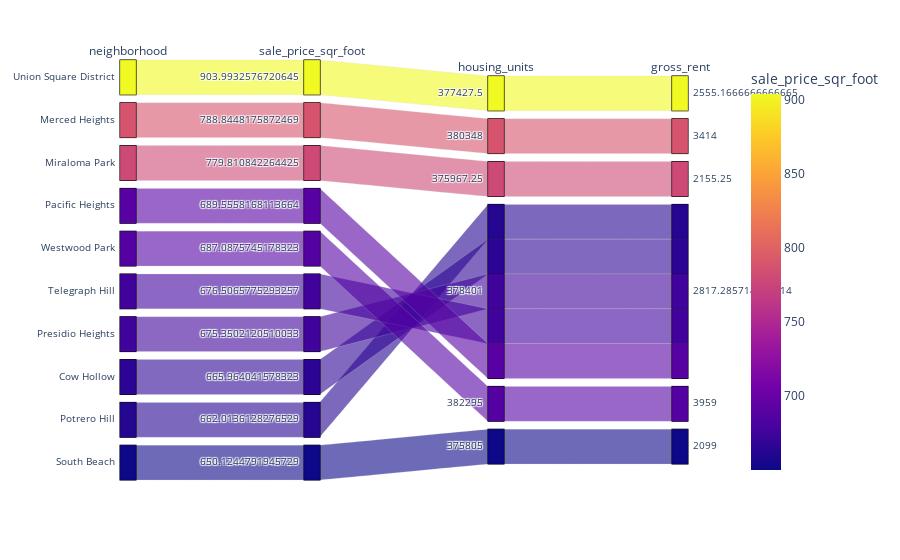

Here is the notebook cell this chart was saved with:
### Code cell
# Parallel Categories Plot
# YOUR CODE HERE!
px.parallel_categories(top_10, dimensions=[top_10.index,'sale_price_sqr_foot','housing_units','gross_rent'], color='sale_price_sqr_foot')

### Figure 1 — Plotly figure (JSON) as saved in the notebook; plotly's stock layout.template omitted (floating-point values rounded to 4 significant figures)
{"data": [{"dimensions": [{"label": "neighborhood", "values": ["Union Square District", "Merced Heights", "Miraloma Park", "Pacific Heights", "Westwood Park", "Telegraph Hill", "Presidio Heights", "Cow Hollow", "Potrero Hill", "South Beach"]}, {"label": "sale_price_sqr_foot", "values": [904.0, 788.8, 779.8, 689.6, 687.1, 676.5, 675.4, 666.0, 662.0, 650.1]}, {"label": "housing_units", "values": [377400.0, 380348, 376000.0, 378401, 382295, 378401, 378401, 378401, 378401, 375805]}, {"label": "gross_rent", "values": [2555.0, 3414, 2155.0, 2817.0, 3959, 2817.0, 2817.0, 2817.0, 2817.0, 2099]}], "domain": {"x": [0, 1], "y": [0, 1]}, "line": {"color": [904.0, 788.8, 779.8, 689.6, 687.1, 676.5, 675.4, 666.0, 662.0, 650.1], "coloraxis": "coloraxis"}, "name": "", "type": "parcats"}], "layout": {"autosize": true, "coloraxis": {"colorbar": {"title": {"text": "sale_price_sqr_foot"}}, "colorscale": [[0, "#0d0887"], [0.1111, "#46039f"], [0.2222, "#7201a8"], [0.3333, "#9c179e"], [0.4444, "#bd3786"], [0.5556, "#d8576b"], [0.6667, "#ed7953"], [0.7778, "#fb9f3a"], [0.8889, "#fdca26"], [1, "#f0f921"]]}, "legend": {"tracegroupgap": 0}, "margin": {"t": 60}}}
